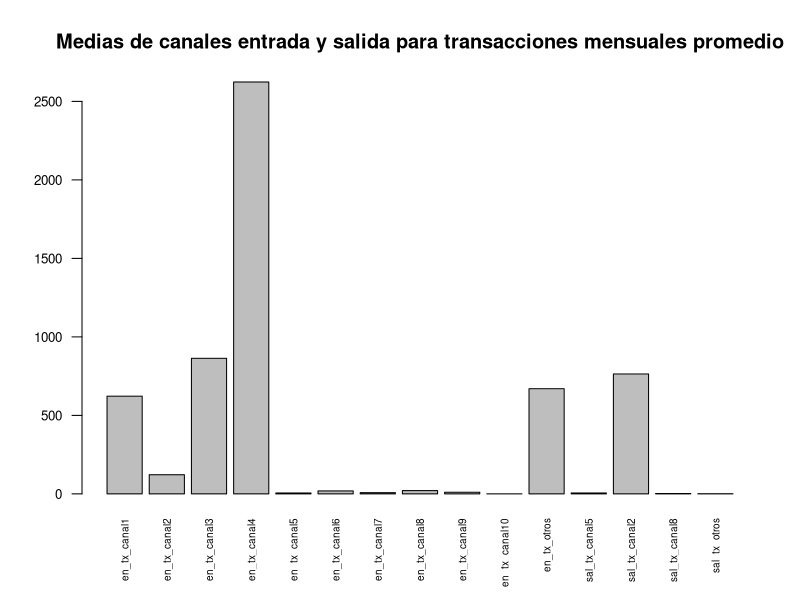
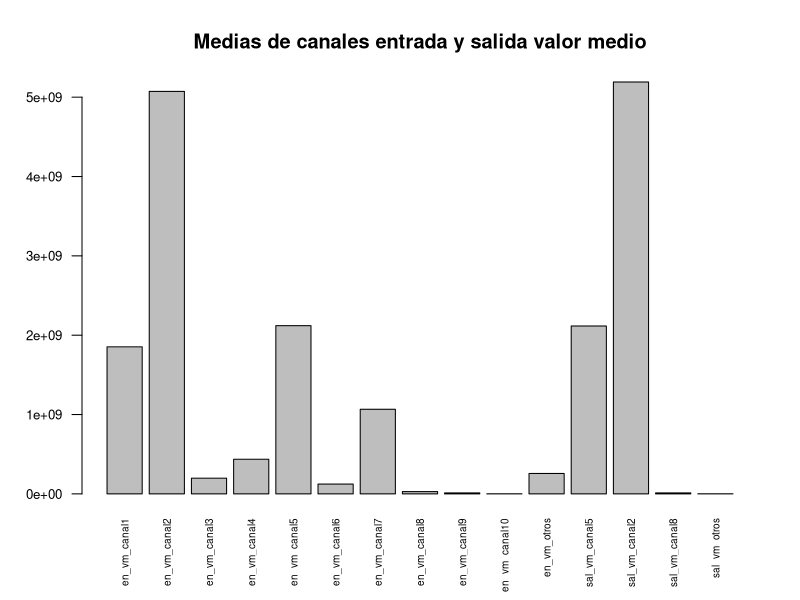
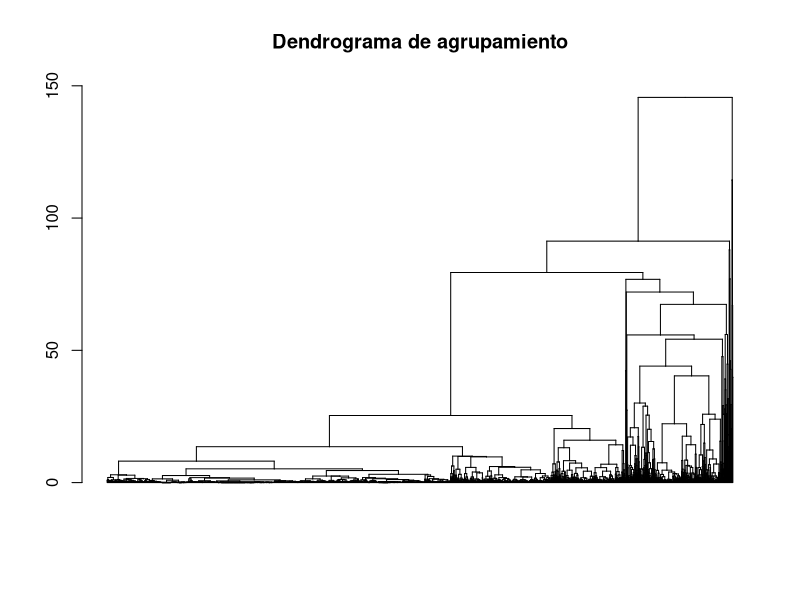
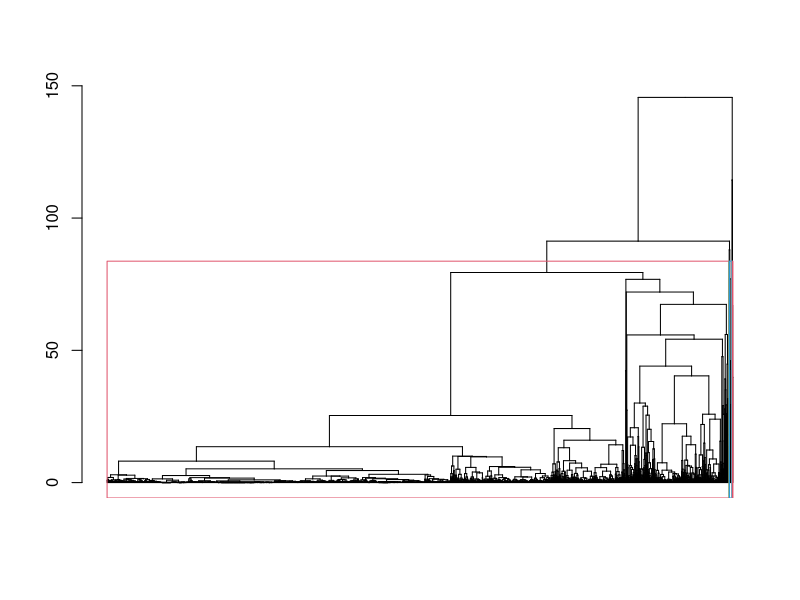
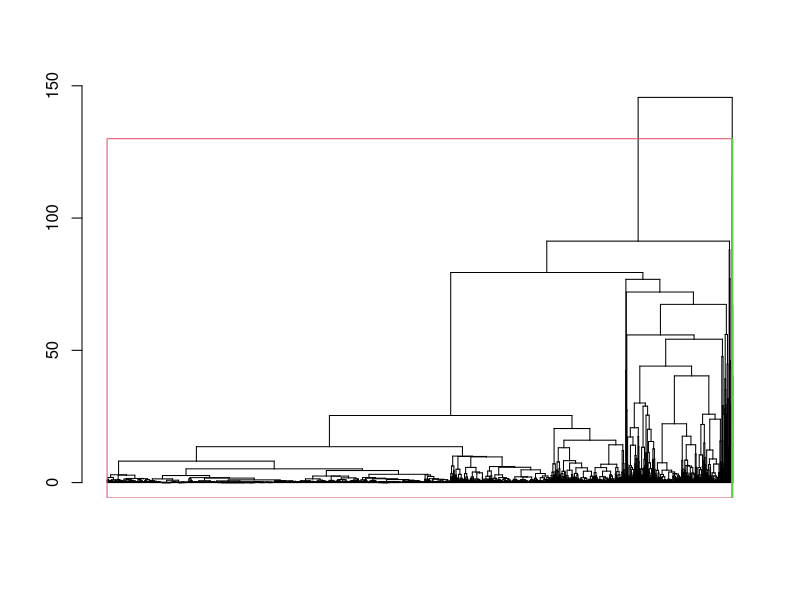
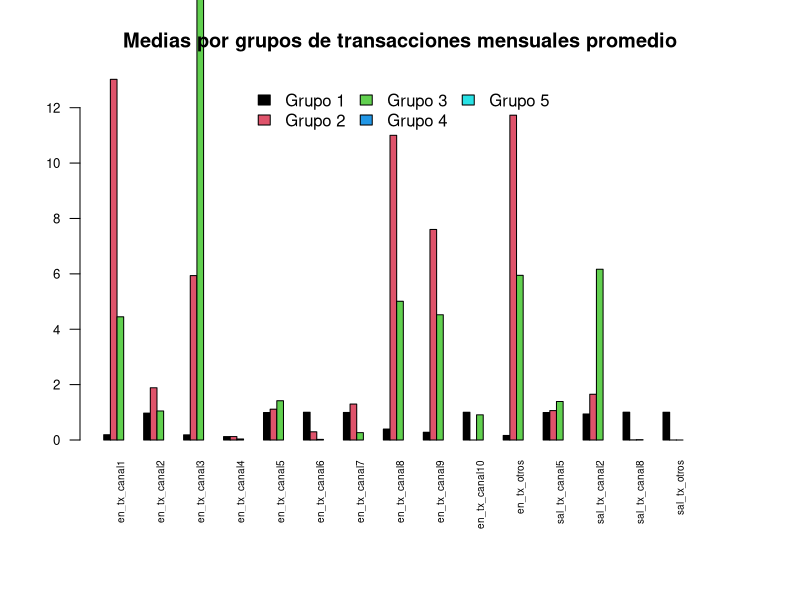
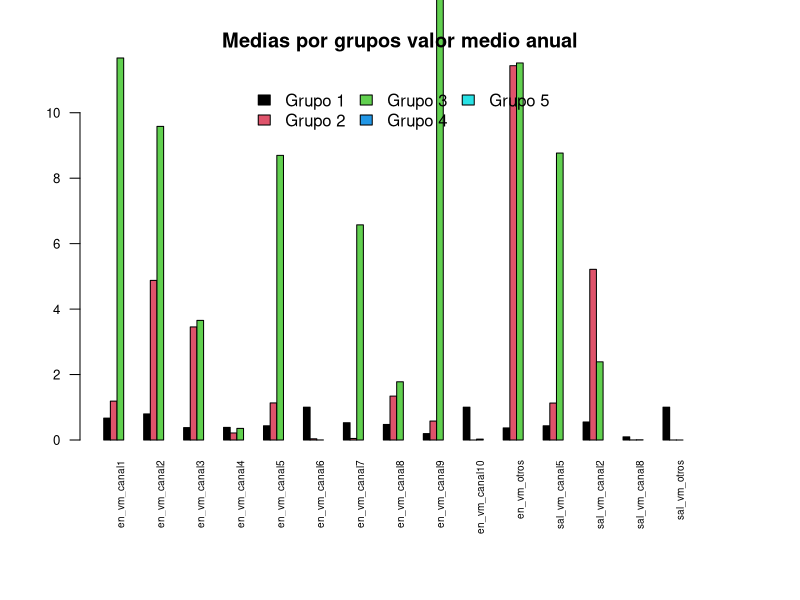
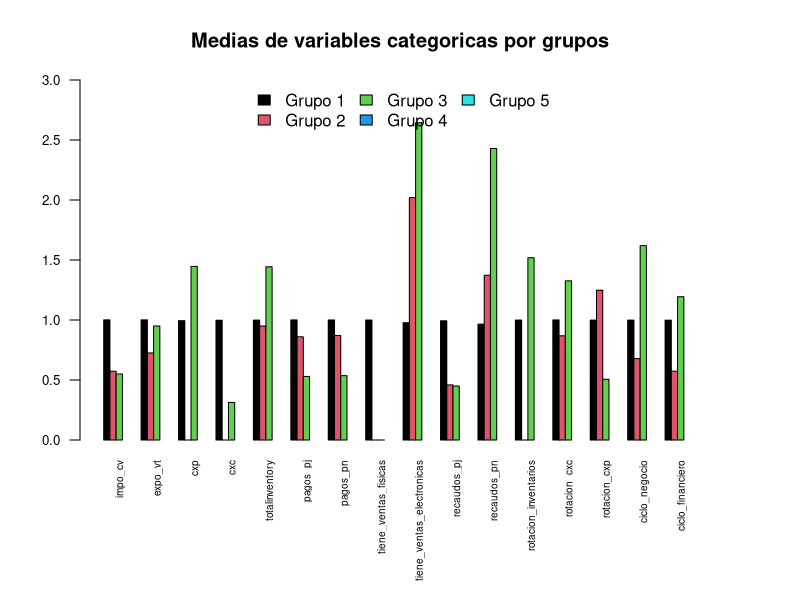

Reproduce these figures in R, in order.
## ---- chunk 1
library(scales)
library(kableExtra)
library(dplyr)
library(ape)
library(ggplot2)
## ---- chunk 2
datos <-read.csv('base_trabajo_segmentacion.csv',header = TRUE, sep = ";")
## ---- chunk 3
datos_num <- datos[,c(2:31)]
datos_cat<- datos[,c(32:47)]
## ---- chunk 4
base_num_log = log(datos_num)
## ---- chunk 5
pca<- prcomp(datos_num , scale = TRUE)
## ---- chunk 6
canales_entrada_salida_tx<-datos_num %>% select(matches("._tx_."))
canales_entrada_salida_vm<-datos_num %>% select(matches("._vm_."))
# canales_vm<-datos_num %>% select(starts_with("en_tx_"))
# canales_tr_m<-datos_num %>% select(starts_with("sal_vm_"))
# canales_salida<-datos_num %>% select(starts_with("sal_tx_"))
# 
# valor medio anual                  
# transacciones mensuales promedio   
#  salida                         

## ---- chunk 7
kbl(summary(canales_entrada_salida_tx[,c(1:5)])) %>% kable_styling()

## ---- chunk 8
kbl(summary(canales_entrada_salida_tx[,c(6:10)])) %>% kable_styling()
## ---- chunk 9
kbl(summary(canales_entrada_salida_tx[,c(11:15)])) %>% kable_styling()
## ---- chunk 10
medias_num_tx<- colMeans(canales_entrada_salida_tx[sapply(canales_entrada_salida_tx, is.numeric)])
barplot(medias_num_tx,las=2,cex.axis=0.8,cex.names=0.6, main = "Medias de canales entrada y salida para transacciones mensuales promedio")
## ---- chunk 11
kbl(summary(canales_entrada_salida_vm[,c(1:5)])) %>% kable_styling()
## ---- chunk 12
kbl(summary(canales_entrada_salida_vm[,c(6:10)])) %>% kable_styling()
## ---- chunk 13
kbl(summary(canales_entrada_salida_vm[,c(11:15)])) %>% kable_styling()
## ---- chunk 14

medias_num_vm<- colMeans(canales_entrada_salida_vm[sapply(canales_entrada_salida_vm, is.numeric)])
barplot(medias_num_vm,las=2,cex.axis=0.8,cex.names=0.6, main = "Medias de canales entrada y salida valor medio")
## ---- chunk 15
datos_num_scaled <- scale(datos_num,center = TRUE, scale = TRUE)
datos_cat_scaled <- scale(datos_cat,center = TRUE, scale = TRUE)
#medias_num_scaled<- colMeans(datos_num_scaled) #codigo para tomar las medias escaladas 
## ---- chunk 16
D_cat <- dist(datos_cat,method="binary",diag=TRUE)
D_num <- dist(datos_num_scaled,diag=TRUE)
D_Tot <- D_cat + D_num

## ---- chunk 17

hc_euclidea_complete <- hclust(d = D_Tot, method = "complete")
hc_euclidea_average  <- hclust(d = D_Tot , method = "average")
hc_euclidea_single  <- hclust(d = D_Tot , method = "single")
hc_euclidea_ward.D2  <- hclust(d = D_Tot , method = "ward.D2")
hc_euclidea_median  <- hclust(d = D_Tot , method = "median")
hc_euclidea_centroid  <- hclust(d =D_Tot , method = "centroid")
hc_euclidea_mcquitty  <- hclust(d =D_Tot , method = "mcquitty")

## ---- chunk 18
cor(x = D_Tot, cophenetic(hc_euclidea_complete))
## ---- chunk 19
cor(x = D_Tot, cophenetic(hc_euclidea_average))
## ---- chunk 20
cor(x = D_Tot, cophenetic(hc_euclidea_single))
## ---- chunk 21
cor(x = D_Tot, cophenetic(hc_euclidea_ward.D2))
## ---- chunk 22
cor(x = D_Tot, cophenetic(hc_euclidea_median))
## ---- chunk 23
cor(x = D_Tot, cophenetic(hc_euclidea_centroid)) ## Tiene la mayor correlación
## ---- chunk 24
cor(x = D_Tot, cophenetic(hc_euclidea_mcquitty))
## ---- chunk 25
cluster_jerar <- hclust(D_Tot,method = "ward.D2") #mejores resultados con ward.D y ward.D2
hcd <- as.dendrogram(cluster_jerar)
#plot(cut(hcd, h = 40)$upper, main = "Upper tree of cut at h=75",leaflab = "none")
plot(hcd, cex = 0.6, leaflab = "none",main = "Dendrograma de agrupamiento")
## ---- chunk 26
hcd <- as.dendrogram(cluster_jerar)
plot(hcd, cex = 0.6, leaflab = "none")
rect.hclust(cluster_jerar, k = 5, border = 2:5)
## ---- chunk 27
etiqueta_grupo<- cutree(cluster_jerar,k=2)
## ---- chunk 28
hcd <- as.dendrogram(cluster_jerar)
plot(hcd, cex = 0.6, leaflab = "none")
rect.hclust(cluster_jerar, k = 2, border = 2:5)
## ---- chunk 29
kable(table(etiqueta_grupo),caption = "Conteo de los primeros 2 grupos")
## ---- chunk 30

grupo1<-as.matrix(summary(datos[etiqueta_grupo==1,])[4,])
grupo2 <- as.matrix(summary(datos[etiqueta_grupo==2,])[4,])
tabla_medias_2_grupos <- cbind(grupo1,grupo2)
kable(tabla_medias_2_grupos)

## ---- chunk 31
# Grafica de todos los grupos en conjunto  

# grafica_grupos_num<-function(Num_group){
#   
#   etiqueta_grupo<- cutree(cluster_jerar,k=Num_group)
#   
#   means_num<- aggregate(cbind(en_vm_canal1,en_vm_canal2 ,en_vm_canal3,en_vm_canal4,en_vm_canal5,en_vm_canal6,en_vm_canal7,en_vm_canal8,en_vm_canal9,en_vm_canal10,en_vm_otros,en_tx_canal1, en_tx_canal2,en_tx_canal3,en_tx_canal4,en_tx_canal5 , en_tx_canal6,en_tx_canal7,en_tx_canal8,en_tx_canal9,en_tx_canal10,en_tx_otros,sal_vm_canal5,sal_vm_canal2, sal_vm_canal8,sal_vm_otros,sal_tx_canal5,sal_tx_canal2,sal_tx_canal8,sal_tx_otros)~etiqueta_grupo,data=datos_num_scaled,FUN=sd)
#   
#   medias_grupo_1_2_cat<-data.frame(t(means_num[-1]))
#     
#   names = c(names(means_num))
#   
#   return(barplot(t(as.matrix(medias_grupo_1_2_cat)),
#                  names.arg=names[2:31],las=2,cex.axis=0.8,cex.names=0.6,
#                  col = 1:Num_group,legend = paste("Grupo", 1:Num_group),
#                  beside=TRUE))
#          
# }
## ---- chunk 32

grafica_grupos_num_vm<-function(Num_group){
  
  etiqueta_grupo<- cutree(cluster_jerar,k=Num_group)
  
  means_num<- aggregate(cbind(en_vm_canal1,en_vm_canal2 ,en_vm_canal3,
                              en_vm_canal4,en_vm_canal5,en_vm_canal6,
                              en_vm_canal7,en_vm_canal8,en_vm_canal9,
                              en_vm_canal10,en_vm_otros ,sal_vm_canal5,
                              sal_vm_canal2, sal_vm_canal8,sal_vm_otros)~etiqueta_grupo,
                        data=datos_num_scaled,FUN=sd)
  
  medias_grupo_1_2_cat<-data.frame(t(means_num[-1]))
    
  names = c(names(means_num))
  par(mar=c(8,4,4,4))
  
  return(barplot(t(as.matrix(medias_grupo_1_2_cat)),
                 names.arg=names[2:16],las=2,cex.axis=0.8,cex.names=0.6,
                 col = 1:Num_group,
                 legend = paste("Grupo", 1:Num_group),ylim = c(0,11),
                 args.legend = list(bty = "n", x = "top", ncol = 3),
                 beside=TRUE, main = "Medias por grupos valor medio anual"))
         
}
## ---- chunk 33

grafica_grupos_num_tx<-function(Num_group){
  
  etiqueta_grupo<- cutree(cluster_jerar,k=Num_group)
  
  means_num<- aggregate(cbind(en_tx_canal1, en_tx_canal2,en_tx_canal3,en_tx_canal4,
                              en_tx_canal5 , en_tx_canal6,en_tx_canal7,en_tx_canal8,
                              en_tx_canal9,en_tx_canal10,en_tx_otros,
                              sal_tx_canal5,sal_tx_canal2,
                              sal_tx_canal8,sal_tx_otros)~etiqueta_grupo,
                        data=datos_num_scaled,FUN=sd)
  
  medias_grupo_1_2_cat<-data.frame(t(means_num[-1]))
    
  names = c(names(means_num))
  par(mar=c(8,4,4,4))
  
  return(barplot(t(as.matrix(medias_grupo_1_2_cat)),
                 names.arg=names[2:16],las=2,cex.axis=0.8,cex.names=0.6,
                 col = 1:Num_group,
                 legend = paste("Grupo", 1:Num_group),ylim = c(0,13),
                 args.legend = list(bty = "n", x = "top", ncol = 3),
                 beside=TRUE,main = "Medias por grupos de transacciones mensuales promedio"))
         
}
## ---- chunk 34

grafica_grupos_cat<-function(Num_group){
  
  etiqueta_grupo<- cutree(cluster_jerar,k=Num_group)
  
  means_num<- aggregate(cbind(impo_cv,expo_vt,cxp,cxc,totalinventory,
                              pagos_pj,pagos_pn,tiene_ventas_fisicas,
                              tiene_ventas_electronicas,recaudos_pj,
                              recaudos_pn,rotacion_inventarios,rotacion_cxc,
                              rotacion_cxp, ciclo_negocio,ciclo_financiero)~etiqueta_grupo,
                        data=datos_cat_scaled,FUN=sd)
  
  medias_grupo_1_2_cat<-data.frame(t(means_num[-1]))
    
  names = c(names(means_num))
  par(mar=c(8,4,4,4))
  return(barplot(t(as.matrix(medias_grupo_1_2_cat)),
                 names.arg=names[2:17],las=2,cex.axis=0.8,cex.names=0.6,
                 col = 1:Num_group,
                 legend = (paste("Grupo", 1:Num_group)),ylim = c(0,3),
                 args.legend = list(bty = "n", x = "top", ncol = 3),
                 beside=TRUE, main = "Medias de variables categoricas por grupos"))
         
}
## ---- chunk 35
grafica_grupos_num_tx(5)
## ---- chunk 36
grafica_grupos_num_vm(5)
## ---- chunk 37
grafica_grupos_cat(5)
## ---- chunk 38
set.seed(1234)
wcss <- vector()
for(i in 1:20){
  wcss[i] <- sum(kmeans(D_Tot, i)$withinss)
}
## ---- chunk 39
plot(wcss)
## ---- chunk 40
# set.seed(1234)
# wcss_20 <- vector()
# for(i in 1:20){
#   wcss[i] <- sum(kmeans(D_cat, i)$withinss)
# }
## ---- chunk 41
#cluster_jerar_num <- hclust(D_num,method = "complete")
## ---- chunk 42
#plot(cluster_jerar_num)
## ---- chunk 43
# set.seed(1234)
# wcss_num <- vector()
# for(i in 1:10){
#   wcss[i] <- sum(kmeans(D_num, i)$withinss)
# }
## ---- chunk 44
#cluster_jerar_num <- hclust(D_num,method = "complete")
## ---- chunk 45
#plot(cluster_jerar_num )
## ---- chunk 46
#etiqueta_grupo <- cutree(cluster_jerar,k=5)
## ---- chunk 47
#plot(etiqueta_grupo )
